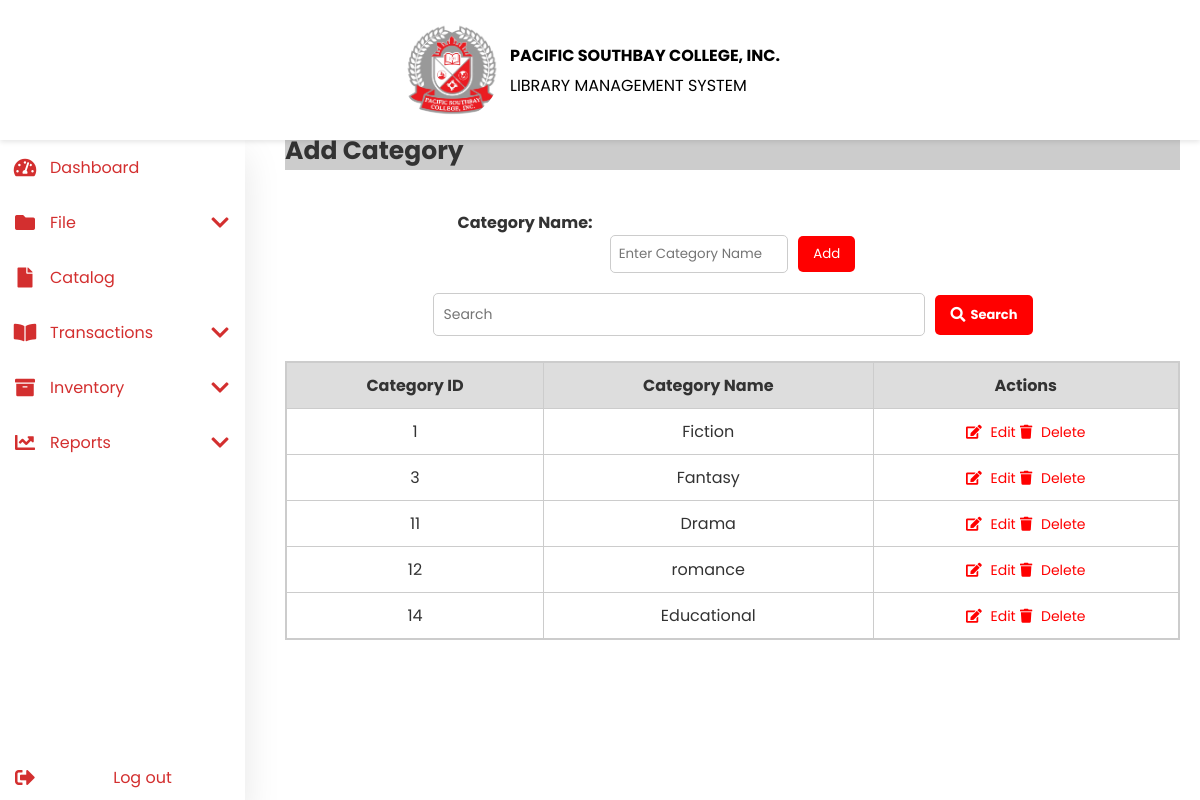
The app's page /category.php with its own data.
### tables this page shows
CREATE TABLE `category` (
  `CategoryID` int(11) NOT NULL,
  `CategoryName` varchar(50) NOT NULL
);

### category.php (the view, shortened to what this page needs)
<?php
include 'header.php';
include 'navbar.php';
include 'db.php';
$edit_mode = false;
$edit_category = [];
$records_per_page = 5;
$page = isset($_GET['page']) ? (int)$_GET['page'] : 1;
$offset = ($page - 1) * $records_per_page;
$search = "";
$search_condition = "";
$params = [];
if (!empty($search_condition)) {
    $stmt = $conn->prepare("SELECT * FROM category $search_condition LIMIT ?, ?");
    $stmt->bind_param(str_repeat('s', count($params)) . "ii", ...[...$params, $offset, $records_per_page]);
} else {
    $stmt = $conn->prepare("SELECT * FROM category LIMIT ?, ?");
    $stmt->bind_param("ii", $offset, $records_per_page);
}
$stmt->execute();
$result = $stmt->get_result();
?>
<main class="content">
    <div class="author-container">
        <h2><?= $edit_mode ? 'Edit Category' : 'Add Category' ?></h2>
        <div class="form-container">
            <form action="category.php" method="POST">
                <label>Category Name:</label>
                <div class="input-button-container">
                    <input type="text" name="category_name" class="last-name-input"
                           placeholder="Enter Category Name"
                           value="<?= $edit_mode ? htmlspecialchars($edit_category['CategoryName']) : '' ?>" required>
                    <?php if ($edit_mode): ?>
                        <div class="button-group">
                            <button type="submit" name="update_category" class="add-btn">Update</button>
                            <a href="category.php" class="cancel-btn">Cancel</a>
                        </div>
                    <?php else: ?>
                        <button type="submit" name="add_category" class="add-btn">Add</button>
                    <?php endif; ?>
                </div>
            </form>
        </div>
        <form action="category.php" method="POST">
            <div class="search-container">
                <input type="text" class="search-input" name="search_query" placeholder="Search" value="<?= htmlspecialchars($search) ?>">
                <button type="submit" class="search-btn"><i class="fas fa-search"></i> Search</button>
            </div>
        </form>
        <div class="table-container">
            <table>
                <thead>
                    <tr>
                        <th>Category ID</th>
                        <th>Category Name</th>
                        <th>Actions</th>
                    </tr>
                </thead>
                <tbody>
                    <?php
                    if ($result->num_rows > 0) {
                        while ($row = $result->fetch_assoc()) {
                            echo "<tr>";
                            echo "<td>" . $row['CategoryID'] . "</td>";
                            echo "<td>" . htmlspecialchars($row['CategoryName']) . "</td>";
                            echo "<td>
                                    <a href='category.php?edit=" . $row['CategoryID'] . "' class='edit'><i class='fas fa-edit'></i> Edit</a>
                                    <a href='category.php?delete=" . $row['CategoryID'] . "' class='delete' onclick=\"return confirm('Are you sure you want to delete this category?');\"><i class='fas fa-trash'></i> Delete</a>
                                </td>";
                            echo "</tr>";
                        }
                    } else {
                        echo "<tr><td colspan='3'>No categories found.</td></tr>";
                    }
                    ?>
                </tbody>
            </table>
        </div>
    </div>
</main>
<link rel="stylesheet" href="css\author.css">

### css/header.css (style rules this page uses)
* { margin: 0; padding: 0; outline: none; border: none; text-decoration: none; box-sizing: border-box; font-family: "Poppins", sans-serif; }
body { background-image: url("./image/st-michael.jpg"); background-repeat: no-repeat; background-position: center; background-size: cover; color: #333; }
::marker { content: ""; unicode-bidi: isolate; font-variant-numeric: tabular-nums; text-transform: none; text-indent: 0px !important; text-align: start !important; text-align-last: start !important; }
.content { margin-top: 160px; margin-left: 265px; padding: 20px; }

### css/navbar.css (style rules this page uses)
* { margin: 0; padding: 0; outline: none; border: none; text-decoration: none; box-sizing: border-box; font-family: "Poppins", sans-serif; }

### css/author.css (style rules this page uses)
.content { margin-top: 3%; }
h2 { background-color: #ccc; font-size: 25px; font-weight:bold; }
.form-container, form { display: flex; flex-direction: column; align-items: center; justify-content: center; width: 50%; margin: 0 auto; padding: 20px; background: white; border-radius: 5px; }
label { width: 550px; text-align: left; font-weight: bold; }
input { flex-grow: 1; padding: 8px; border: 1px solid #ccc; border-radius: 5px; width: 150%; align-items: center; }
.input-button-container { display: flex; align-items: center; width: 150%; gap: 10px; }
.last-name-input { flex-grow: 1; padding: 8px; border: 1px solid #ccc; border-radius: 5px; width: 60%; box-sizing: border-box; }
.add-btn { background-color: red; color: white; padding: 8px 15px; border: none; border-radius: 5px; cursor: pointer; white-space: nowrap; }
.search-container { display: flex; align-items: center; width: 600px; margin-top: -40px; }
.search-input { flex: 1; padding: 10px; border: 1px solid #ccc; border-radius: 5px; box-sizing: border-box; font-size: 14px; }
.search-btn { background-color: red; color: white; border: none; padding: 10px 15px; border-radius: 5px; cursor: pointer; font-weight: bold; display: flex; align-items: center; gap: 5px; margin-left: 10px; font-size: 13px; }
.search-btn i { font-size: 15px; }
table { width: 100%; border-collapse: collapse; }
.table-container { border: 1px solid #ccc; margin-top: 5px; overflow: visible; }
.table-container table { width: 100%; border-collapse: collapse; }
.table-container th, .table-container td { padding: 10px; border: 1px solid #ccc; text-align: center; }
.table-container thead th { position: sticky; top: 0; background-color: #ddd; z-index: 1; }
table thead th { position: sticky; top: 0; background: #ddd; z-index: 1; }
th, td { padding: 10px; border: 1px solid #ccc; text-align: center; }
th { background-color: #ddd; }
.edit, .delete { background: none; border: none; color: red; cursor: pointer; font-size: 14px; }
.edit i { color: red; margin-right: 5px; }
.delete i { color: red; margin-right: 5px; }

### records on screen
category: CategoryID "1", CategoryName "Fiction"
category: CategoryID "3", CategoryName "Fantasy"
category: CategoryID "11", CategoryName "Drama"
category: CategoryID "12", CategoryName "romance"
category: CategoryID "14", CategoryName "Educational"
